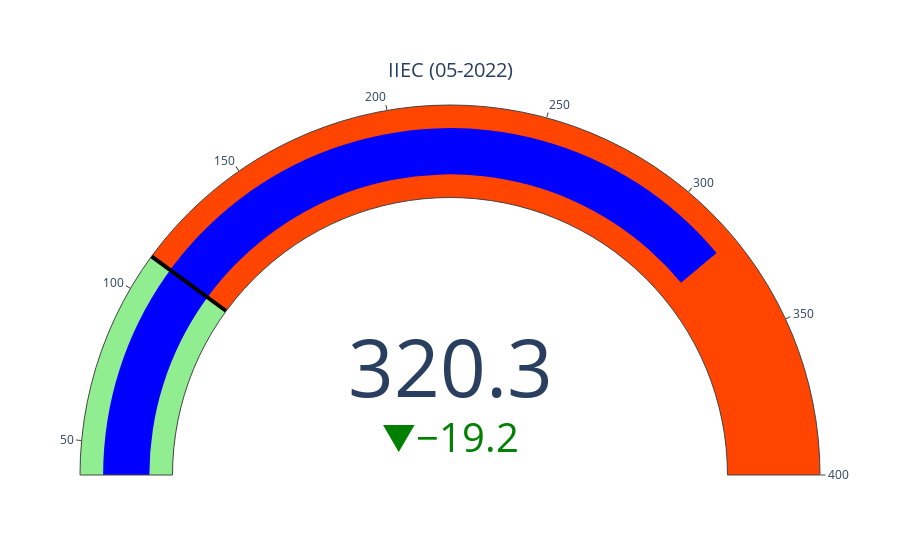

This figure's notebook cell:
### Code cell
incertidumbre = go.Figure()

incertidumbre.add_trace(go.Indicator(
    mode = "gauge+number+delta",
    delta = {'reference': iiec[-2], 'increasing':{'color':'red'}, 'decreasing':{'color':'green'}},
    value = iiec[-1],
    title = {'text': "IIEC (" + iiec.index.strftime('%m-%Y')[-1] + ")"},
    gauge = {
        'axis': {'range': [iiec.min(), 400]},
        'bar': {'color': 'blue'},
        'steps': [
            {'range': [iiec.min(), iiec.median()], 'color': 'lightgreen'},
            {'range': [iiec.median(), iiec.max()], 'color': 'orangered'}],
        'threshold': {'line': {'color': "black", 'width': 4}, 'thickness': 1, 'value': iiec.median()}       
    },
    domain = {'row': 0, 'column': 0}
    ))

# incertidumbre.add_trace(go.Indicator(
#     mode = "gauge+number+delta",
#     delta = {'reference': prob[-2], 'increasing':{'color':'red'}, 'decreasing':{'color':'green'}},
#     value = prob[-1],
#     title = {'text': "Prob. de Recesión (" + prob.index.strftime('%m-%Y')[-1] + ")"},
#     gauge = {
#         'axis': {'range': [prob.min(), 15]},
#         'bar': {'color': 'blue'},
#         'steps': [
#             {'range': [prob.min(), prob.median()], 'color': 'lightgreen'},
#             {'range': [prob.median(), prob.max()], 'color': 'orangered'}],
#         'threshold': {'line': {'color': "black", 'width': 4}, 'thickness': 1, 'value': prob.median()}       
#     },
#     domain = {'row': 1, 'column': 0}
#     ))

incertidumbre.update_layout(
    grid = {'rows': 1, 'columns': 1, 'pattern': "independent"},
    template = {'data' : {'indicator': [{
        'title': {'text': "Speed"},
        'mode' : "number+delta+gauge",
        'delta' : {'reference': 90}}]
                         }})
incertidumbre.show()

### Figure 1 — Plotly figure (JSON) as saved in the notebook; plotly's stock layout.template omitted (floating-point values rounded to 4 significant figures)
{"data": [{"delta": {"decreasing": {"color": "green"}, "increasing": {"color": "red"}, "reference": 339.5}, "domain": {"column": 0, "row": 0}, "gauge": {"axis": {"range": [39.32, 400]}, "bar": {"color": "blue"}, "steps": [{"color": "lightgreen", "range": [39.32, 111.9]}, {"color": "orangered", "range": [111.9, 423.7]}], "threshold": {"line": {"color": "black", "width": 4}, "thickness": 1, "value": 111.9}}, "mode": "gauge+number+delta", "title": {"text": "IIEC (05-2022)"}, "type": "indicator", "value": 320.3}], "layout": {"grid": {"columns": 1, "pattern": "independent", "rows": 1}}}
